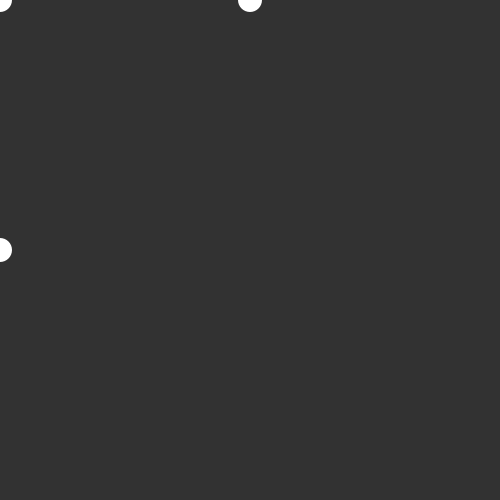
Frame 1 (no input)
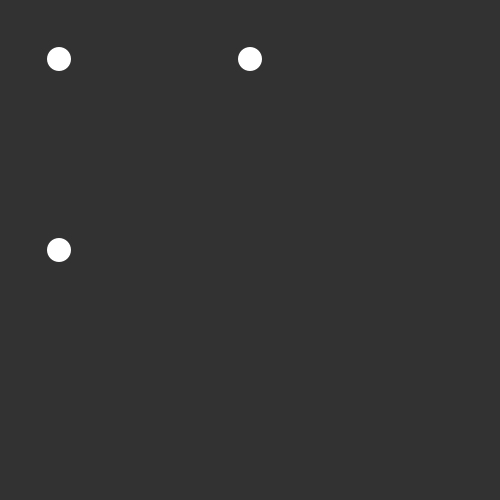
Frame 60 (the mouse pressed at the canvas centre just before this capture)
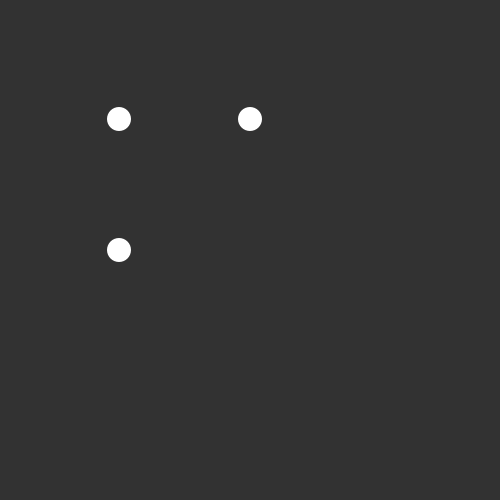
Frame 120 (the mouse held since frame 60 and released just before this capture)

The Processing sketch that drew these frames (run headless with seeded random() and noise(); from frame 60 on, the mouse is pressed at the canvas centre):

// Processing sketch: Chapter_5_1_Boolean_expression_with_if_statements
// ── Chapter_5_1_Boolean_expression_with_if_statements.pde
float circleX = 0;
float circleXSpeed = 1;
float circleY = 0;
float circleYSpeed = 1;
float circleCorner = circleX + circleY;
float circleCornerSpeed = circleYSpeed + circleXSpeed - 1;
void setup() {
  size(500, 500);
}

void draw() {
  background(50);
  fill(255);
  noStroke();
  ellipse(circleX, height/2, 24, 24);
  ellipse(width/2, circleY, 24, 24);
  ellipse(circleCorner, circleCorner, 24, 24);
  circleY = circleY + circleYSpeed;
  circleX = circleX + circleXSpeed;
  circleCorner = circleCorner + circleCornerSpeed;

  if ((circleX > width+24) && (circleY > height+24) && (circleCorner > width + 24)) { // If x-position of ellipse exceeds  the width of our window + 10, go back to x-position - 10 to make it smooth
    circleX = -15;
    circleY = -15;
    circleCorner = -15;
  }
  /*
 if(circleY > height+10){
   circleY = -10;
   }
   if(circleCorner > width){
   circleCorner = -10;
   }
   */
  if ((circleX > width/2) && (circleY > height/2)) { // if x-position  of ellipse exceeds the midway point of our window, change color to red
    background(50); //We draw a new background over the white ellipse and then draw a new ellipse with the red color.
    fill(255, 0, 0);
    ellipse(circleX-0.7, height/2, 24, 24); //NOT NEEDED ANYMOREcircleX-0.7 to draw the new circle at the exact same spot as the previous.
    fill(0, 255, 0);
    ellipse(width/2, circleY, 24, 24);
    fill(0, 0, 255);
    ellipse(circleCorner, circleCorner, 24, 24);
  }
  //println("CircleX position: " + circleX);
  //println("CircleY position: " + circleY);
  println(circleCorner);
  frameRate(120); // speed up the circle
}
